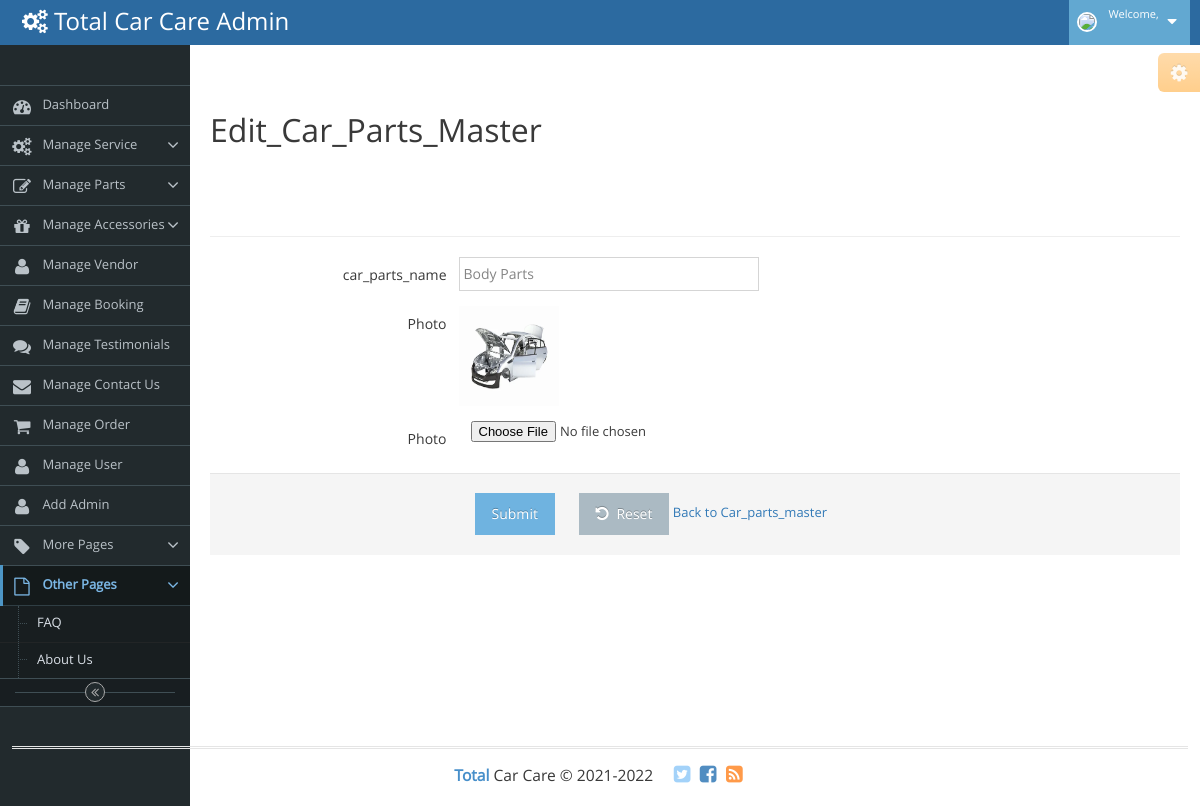
/edit_car_parts_master.php?cpmid=6, run on the app's committed database.
### tables this page shows
CREATE TABLE `car_parts_master` (
  `cpmid` int(11) NOT NULL,
  `cpname` varchar(50) NOT NULL,
  `photo` varchar(50) NOT NULL
);

### edit_car_parts_master.php (the view, shortened to what this page needs)
<?php
    include("hhh.php");
?>
<?php
    $cpmid=$_GET['cpmid'];
    include 'connect.php';
    $q=mysqli_query($con,"select * from car_parts_master where cpmid=$cpmid");
    $row=mysqli_fetch_array($q);
?>
                                <h1>  Edit_Car_Parts_Master  </h1>
                                <hr>
                                <form method="POST" action="" enctype="multipart/form-data" class="form-horizontal" role="form" >
                                    <div class="form-group">
										<label class="col-sm-3 control-label no-padding-right" for="form-field-1"> car_parts_name </label>
										<div class="col-sm-9">
											<input type="text" name="cpname" id="cpname" value="<?php echo $row['cpname'];?>" class="col-xs-10 col-sm-5" required/>
										</div>
									</div>
                                    <div class="form-group">
										<label class="col-sm-3 control-label no-padding-right" for="form-field-1"> Photo </label>
										<div class="col-sm-9">
											<image src='img/<?php echo $row['photo'];?>' height=100 width=100>
										</div>
									</div>
                                    <div class="form-group">
										<label class="col-sm-3 control-label no-padding-right" for="form-field-1"> Photo </label>
										<div class="col-sm-9">
											<input type="file" name="photo" id="photo" class="col-xs-10 col-sm-5" required/>
										</div>
									</div>
                                    <div class="clearfix form-actions">
										<div class="col-md-offset-3 col-md-9">
											<input type="submit" name="submit" id="submit" class="btn btn-info"  >
											<button class="btn" type="reset">
												<i class="ace-icon fa fa-undo bigger-110"></i>
												Reset
											</button>
                                            <a href="car_parts_master.php"> Back to Car_parts_master </a>
										</div>
									</div>
								</form>
<?php
    include("fff.php");
?>

### data on the page
car_parts_master: cpname "Body Parts", photo (picture)
